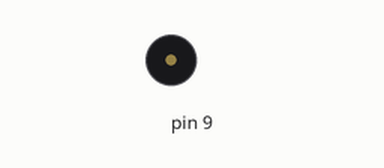
This sketch was run on a simulated Arduino Uno, built with avr-gcc and run on an emulated ATmega328P. On the bench: buzzer (waves = sounding).

Above: at 0.1 s.
Timing chart, 0 to 1.6 s (numbered marks = the images above):
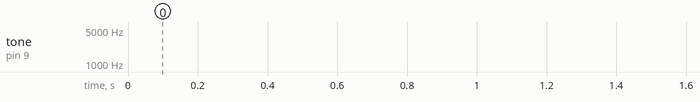

The sketch:

buzzer.ino
```cpp
/*
 * AUTOR: Euzebio O A Silva
 * PROGRAMA: BUZZER
 */

float seno;
int frequencia;


void setup() {
  pinMode(9, OUTPUT);
}

void loop() {
  for (int x = 0; x < 180; x++) {
    seno = sin((x * 3.1416 / 180));
    frequencia = 2000 + (int (seno * 1000));
    tone(9, frequencia);
    delay(2);
  }
}
```
